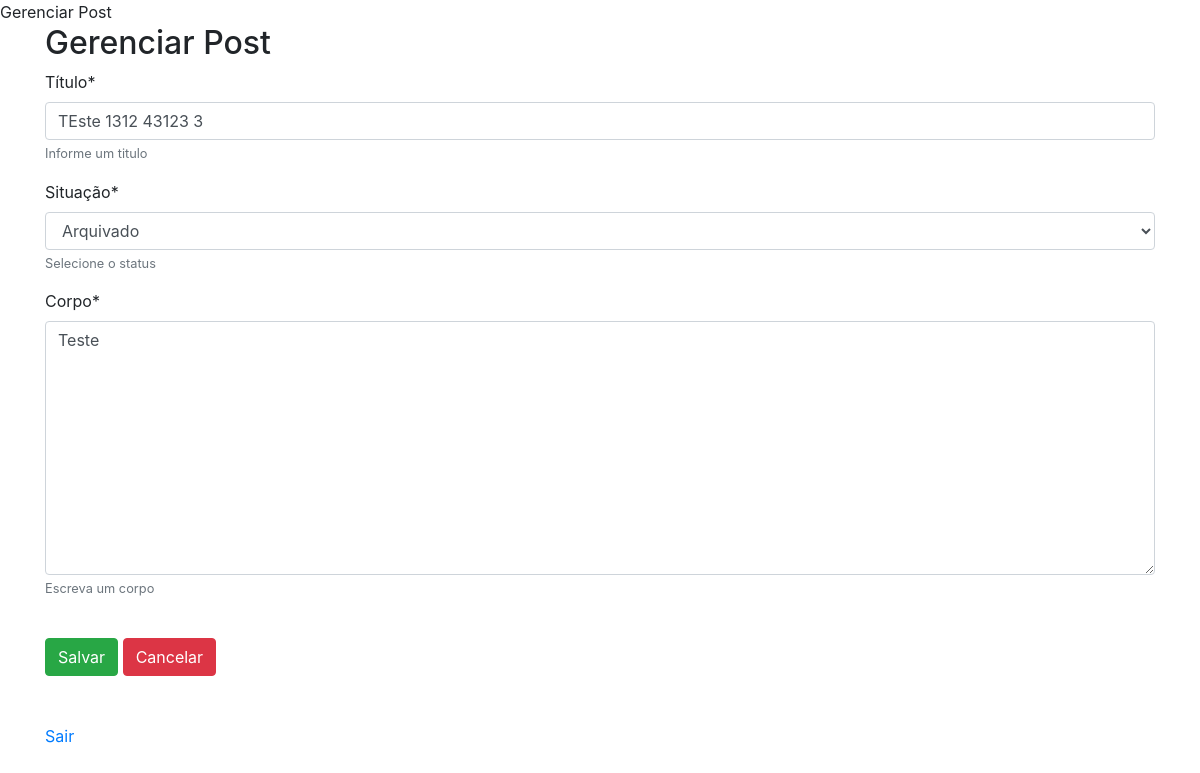
The page /posts/editar/1 (signed in) on the database as committed earlier.
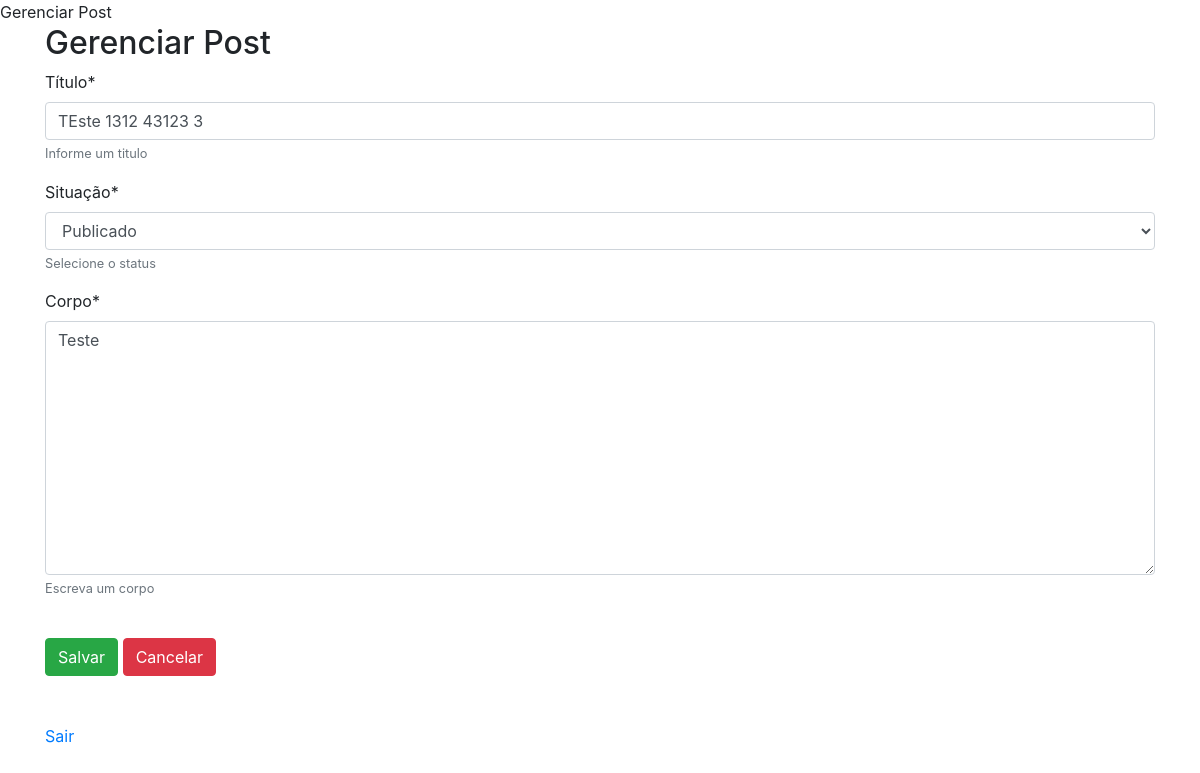
The same page on the database as committed later.
### app/models/post.py (models this page shows, shortened)
class Post(models.Model):
    STATUS = (
        ('Arquivado', 'Arquivado'),
        ('Publicado', 'Publicado'),
        ('Rascunho', 'Rascunho')
    )
    titulo = models.CharField("Título", max_length=150, null=False)
    status = models.CharField("Situação", max_length=20, choices=STATUS, null=False, default='Rascunho')
    corpo = models.TextField("Corpo", null=False)
    user = models.ForeignKey(User, on_delete=models.CASCADE, related_name='post')
    created = models.DateTimeField(auto_now_add=True)
    updated = models.DateTimeField(auto_now=True)

### app/views/post_view.py (the view)
# urls.py: path('posts/editar/<int:pk>', editar_post, name="editar_post"),
@login_required
def editar_post(request, pk, template_name="posts/cadastrar.html"):
    try:
        post = get_object_or_404(Post, pk=pk)
        if request.method == 'POST':
            form = PostForm(request.POST, instance=post)
            if form.is_valid():
                posts = form.save(commit=False)
                posts.user = request.user
                posts.save()
                messages.success(request, "Post atualizado com sucesso.")
                return redirect('home_posts')
        else:
            form = PostForm(instance=post)
    except Exception:
        messages.error(request, "Erro ao atualizar serviço.")
    return render(request, template_name, {'form': form})

### app/forms/post_form.py
class PostForm(forms.ModelForm):
    class Meta:
        model = Post
        fields = ['titulo', 'status', 'corpo']
        widgets = {
            'titulo': forms.TextInput(),
            'status': forms.Select(),
            'corpo': forms.Textarea()
        }
        help_texts = {
            'titulo': 'Informe um titulo',
            'status': 'Selecione o status',
            'corpo': 'Escreva um corpo',
        }

### app/templates/posts/cadastrar.html (shortened to what this page needs)
{% extends '../base.html' %}
{% load crispy_forms_tags %}
{% block corpo %}
<h2>Gerenciar Post</h2>
<form method="post">
    {{ form|crispy }}
    <br>
    <input class="btn btn-success" type="submit" value="Salvar">
    <a class='btn btn-danger' href="{% url 'home_posts' %}">Cancelar</a>
</form>
{% endblock corpo %}

Rows that differ between the two databases and show on the page:
changed Post "TEste 1312 43123 3": status "Arquivado" → "Publicado"
